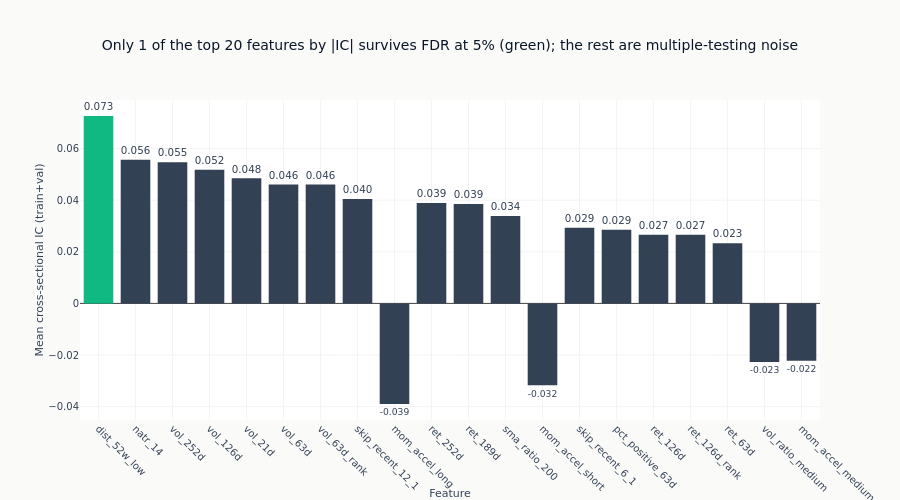

Notebook source saved alongside this figure:
### Markdown cell above
### IC Bar Chart

### Code cell
top20 = eval_summary.sort(pl.col("ic_mean").abs(), descending=True).head(20)
top20_sig = top20["significant_fdr05"].to_list()
colors = [COLORS["positive"] if sig else COLORS["neutral"] for sig in top20_sig]
n_top20_sig = sum(top20_sig)

fig_ic = go.Figure(
    go.Bar(
        x=top20["feature"].to_list(),
        y=top20["ic_mean"].to_list(),
        marker_color=colors,
        text=[f"{ic:.3f}" for ic in top20["ic_mean"].to_list()],
        textposition="outside",
    )
)
fig_ic.update_layout(
    title=(
        f"Only {n_top20_sig} of the top 20 features by |IC| "
        f"{'survives' if n_top20_sig == 1 else 'survive'} FDR at 5% (green); "
        "the rest are multiple-testing noise"
    ),
    xaxis_title="Feature",
    yaxis_title="Mean cross-sectional IC (train+val)",
    xaxis_tickangle=45,
    height=500,
)
fig_ic.show()

### Figure 1 — Plotly figure (JSON) as saved in the notebook; plotly's stock layout.template omitted (floating-point values rounded to 4 significant figures)
{"data": [{"marker": {"color": ["#10b981", "#334155", "#334155", "#334155", "#334155", "#334155", "#334155", "#334155", "#334155", "#334155", "#334155", "#334155", "#334155", "#334155", "#334155", "#334155", "#334155", "#334155", "#334155", "#334155"]}, "text": ["0.073", "0.056", "0.055", "0.052", "0.048", "0.046", "0.046", "0.040", "-0.039", "0.039", "0.039", "0.034", "-0.032", "0.029", "0.029", "0.027", "0.027", "0.023", "-0.023", "-0.022"], "textposition": "outside", "type": "bar", "x": ["dist_52w_low", "natr_14", "vol_252d", "vol_126d", "vol_21d", "vol_63d", "vol_63d_rank", "skip_recent_12_1", "mom_accel_long", "ret_252d", "ret_189d", "sma_ratio_200", "mom_accel_short", "skip_recent_6_1", "pct_positive_63d", "ret_126d", "ret_126d_rank", "ret_63d", "vol_ratio_medium", "mom_accel_medium"], "y": [0.07262, 0.05568, 0.05473, 0.05184, 0.04846, 0.04611, 0.04611, 0.04047, -0.03898, 0.03894, 0.03854, 0.03388, -0.03169, 0.02929, 0.02856, 0.02663, 0.02663, 0.02332, -0.02272, -0.02224]}], "layout": {"height": 500, "title": {"text": "Only 1 of the top 20 features by |IC| survives FDR at 5% (green); the rest are multiple-testing noise"}, "xaxis": {"tickangle": 45, "title": {"text": "Feature"}}, "yaxis": {"title": {"text": "Mean cross-sectional IC (train+val)"}}}}
